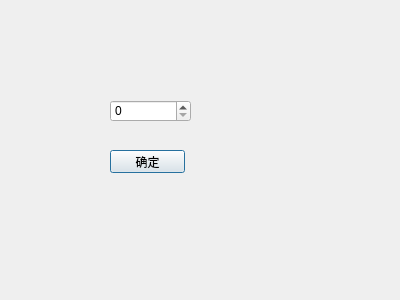
<?xml version="1.0" encoding="UTF-8"?>
<ui version="4.0">
 <class>MyDialog</class>
 <widget class="QDialog" name="MyDialog">
  <property name="geometry">
   <rect>
    <x>0</x>
    <y>0</y>
    <width>400</width>
    <height>300</height>
   </rect>
  </property>
  <property name="windowTitle">
   <string>Dialog</string>
  </property>
  <widget class="QSpinBox" name="spinBox">
   <property name="geometry">
    <rect>
     <x>110</x>
     <y>100</y>
     <width>81</width>
     <height>22</height>
    </rect>
   </property>
  </widget>
  <widget class="QPushButton" name="pushButton">
   <property name="geometry">
    <rect>
     <x>110</x>
     <y>150</y>
     <width>75</width>
     <height>23</height>
    </rect>
   </property>
   <property name="text">
    <string>确定</string>
   </property>
  </widget>
 </widget>
 <resources/>
 <connections/>
</ui>
